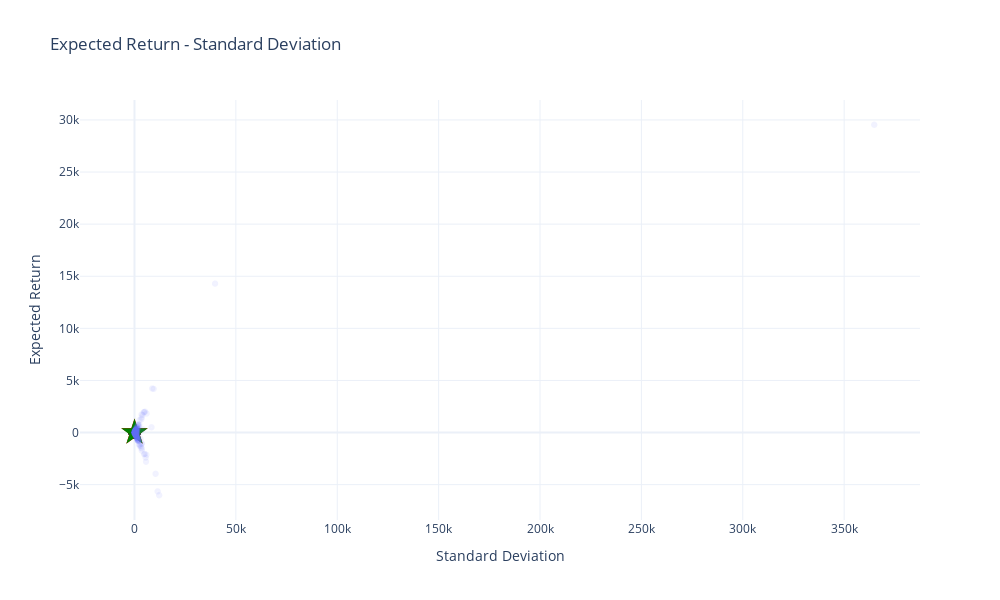

Notebook cell for this chart:
### Markdown cell above
**On a graph of expected returns plotted against standard deviation, identify and name this optimal portfolio:**

### Code cell
fig.add_scatter(
    mode='markers', 
    x=[0.02577473*100], 
    y=[0.03360788*100], 
    marker=dict(color='Green', size=20, symbol='star'),
    name = 'Global Minimum Variance Portfolio',
    ).update(layout_showlegend=False)
fig.show()

### Figure 1 — Plotly figure (JSON) as saved in the notebook; plotly's stock layout.template omitted (floating-point values rounded to 4 significant figures; data arrays with more than 128 entries replaced by an {"elided": "..."} marker saying what was removed)
{"data": [{"hovertemplate": "Standard Deviation=%{x}<br>Expected Return=%{y}<extra></extra>", "legendgroup": "", "marker": {"color": "#636efa", "symbol": "circle-dot"}, "mode": "markers", "name": "", "opacity": 0.09, "showlegend": false, "type": "scattergl", "x": {"elided": "10000 float values"}, "xaxis": "x", "y": {"elided": "10000 float values"}, "yaxis": "y"}, {"marker": {"color": "Black", "size": 10, "symbol": "cross"}, "mode": "markers", "name": "A", "type": "scatter", "x": [7.0], "y": [4]}, {"marker": {"color": "Black", "size": 10, "symbol": "cross"}, "mode": "markers", "name": "B", "type": "scatter", "x": [12], "y": [8]}, {"marker": {"color": "Black", "size": 10, "symbol": "cross"}, "mode": "markers", "name": "C", "type": "scatter", "x": [18], "y": [12]}, {"marker": {"color": "Black", "size": 10, "symbol": "cross"}, "mode": "markers", "name": "D", "type": "scatter", "x": [26], "y": [15]}, {"marker": {"color": "Red", "size": 20, "symbol": "star"}, "mode": "markers", "name": "Optimal Portfolio", "text": "Optimal Portfolio", "type": "scatter", "x": [13.25], "y": [10]}, {"marker": {"color": "Green", "size": 20, "symbol": "star"}, "mode": "markers", "name": "Global Minimum Variance Portfolio", "type": "scatter", "x": [2.577], "y": [3.361]}], "layout": {"height": 600, "legend": {"tracegroupgap": 0}, "showlegend": false, "title": {"text": "Expected Return - Standard Deviation"}, "width": 1000, "xaxis": {"anchor": "y", "domain": [0, 1], "showspikes": true, "title": {"text": "Standard Deviation"}}, "yaxis": {"anchor": "x", "domain": [0, 1], "showspikes": true, "title": {"text": "Expected Return"}}}}
